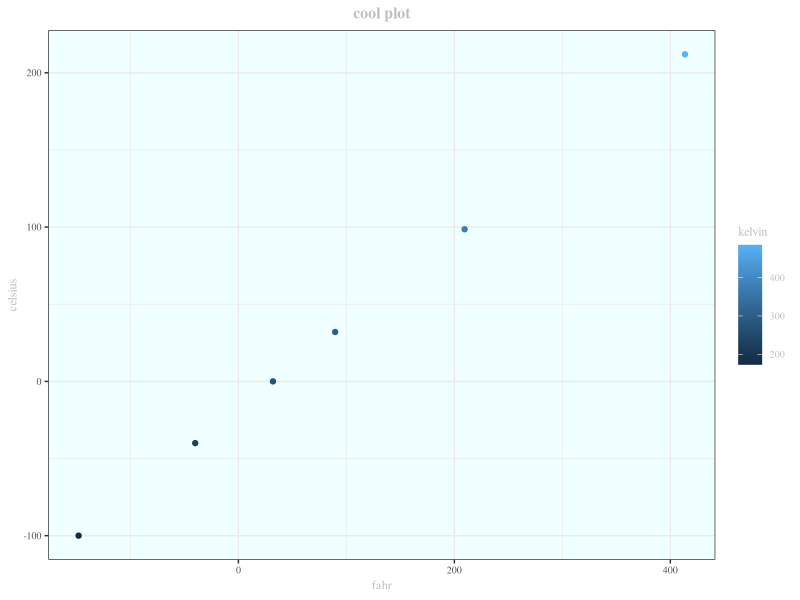

Write the R code that produced this figure.
## ---- chunk 1
library(dplyr)
library(tidyr)
library(ggplot2)
## ---- chunk 2
airtemps <- c(212, 30.3, 78, 32)
celsius1 <- (airtemps[1]-32) * 5 / 9
celsius2 <- (airtemps[2]-32) * 5 / 9
celsius3 <- (airtemps[3]-32) * 5 / 9

## ---- chunk 3
convert_f_to_c <- function(fahr) {
  celsius <- (fahr - 32) * 5 / 9
  return(celsius)
}

celcius1a <- convert_f_to_c(airtemps[1])

convert_f_to_c(airtemps)
## ---- chunk 4
convert_c_to_f <- function(cels) {
  farhenheit <- (cels * 9 / 5) + 32
  return(farhenheit)
}

convert_c_to_f(convert_f_to_c(airtemps))

## ---- chunk 5
convert_temps <- function(fahr) {
  celsius <- (fahr - 32) * 5 / 9
  kelvin <- celsius + 273.15
  return(list(f = fahr,
              c = celsius,
              k = kelvin))
}

t_vec <- c(-100, -40, 0, 32, 98.6, 212)
convert_temps(t_vec)

data.frame(convert_temps(t_vec))
## ---- chunk 6
convert_temps2 <- function(temp, unit = 'F') {
  ### error checking
  unit <- toupper(unit)
  if(!unit %in% c('C', 'F')) stop('Unit must be C or F')
  
  if(unit == 'f') {
    fahr <- temp
    celsius <- convert_f_to_c(fahr)
  } else {
    celsius <- temp
    fahr <- convert_c_to_f(celsius)
  }
  kelvin <- celsius + 273.15
  
  out_df <- data.frame(fahr, celsius, kelvin)
  return(out_df)
}
## ---- chunk 7
c_temps_df <- convert_temps2(temp = t_vec, unit = 'C')
f_temps_df <- convert_temps2(t_vec)
## ---- chunk 8
f_temps_df %>% 
  select(fahr, celsius) %>% 
  mutate(rankine = fahr + 459.67) 
## ---- chunk 9
calc_hotcold <- function(df, thresh = 70) {
  if(!'fahr' %in% names(df)) stop('The data frame must contain a column called fahr')
  
  out_df <- df %>% 
    mutate(hotcold = if_else(condition = (fahr > thresh),
                             true = 'hot',
                             false = 'cold'))
  return(out_df)
}

f_temps_df %>%
  select(fahr, celsius) %>% 
  calc_hotcold(thresh = 55) %>% 
  arrange(desc(fahr))
## ---- chunk 10
make_beautiful <- function(base_size = 9) {
  ggplot2::theme_bw() +
    ggplot2::theme(
      text = element_text(family = 'serif',
                          color = 'grey',
                          size = base_size),
      plot.title = element_text(size = rel(1.25),
                                hjust = 0.5,
                                face = 'bold'),
      panel.background = element_rect(fill = 'azure')
      )
}

ggplot(f_temps_df, 
       mapping = aes(x = fahr, y = celsius, color = kelvin))+
  geom_point() +
  labs(title = "cool plot")+
  make_beautiful()
